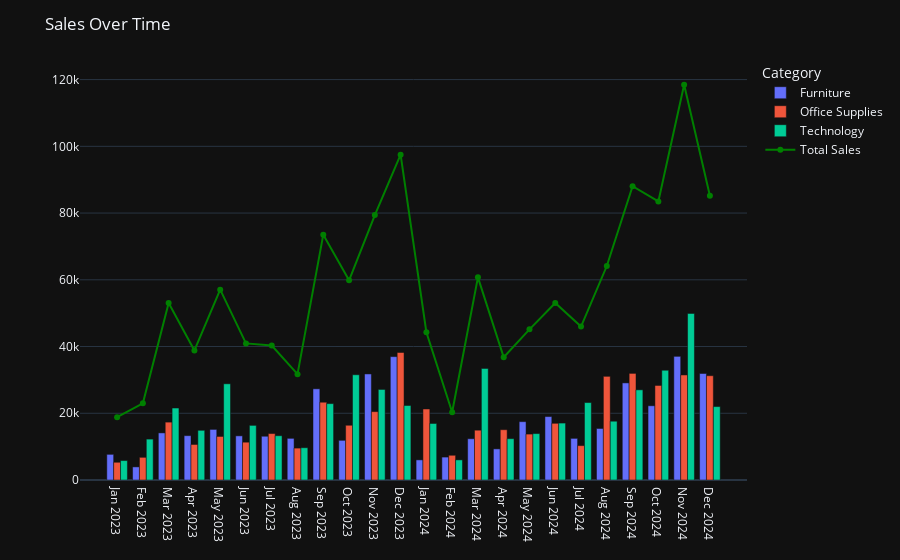

Notebook cell for this chart:
### Code cell
fulfillment_over_time_bycategory = df_to_chart.groupby(['Order Month Year', 'Order Month', 'Order Year', 'Category'])['Sales'].sum().reset_index()
cats = ['Jan', 'Feb', 'Mar', 'Apr','May', 'Jun', 'Jul', 'Aug', 'Sep', 'Oct', 'Nov', 'Dec']
fulfillment_over_time_bycategory['Order Month'] = pd.Categorical(fulfillment_over_time_bycategory['Order Month'], categories=cats, ordered=True)
# fig = px.bar(sales_over_time, x='Order Month Year', y='Sales', title="Sales Over Time")
fulfillment_over_time_bycategory = fulfillment_over_time_bycategory.sort_values(by=['Order Year', 'Order Month'])
sales_over_time = df_to_chart.groupby(['Order Month Year', 'Order Month', 'Order Year'])['Sales'].sum().reset_index()
sales_over_time['Order Month'] = pd.Categorical(sales_over_time['Order Month'], categories=cats, ordered=True)
sales_over_time = sales_over_time.sort_values(by=['Order Year', 'Order Month'])

fig = px.bar(fulfillment_over_time_bycategory, x='Order Month Year', y='Sales', color='Category', barmode='group')
fig.add_scatter(
    x=sales_over_time['Order Month Year'],
    y=sales_over_time['Sales'],
    mode='lines+markers',
    name='Total Sales',
    line=dict(color='green', width=2)
)
fig.update_layout(
    title='Sales Over Time',
    xaxis_title=None,
    yaxis_title=None
)

fig.show()

### Figure 1 — Plotly figure (JSON) as saved in the notebook; plotly's stock layout.template omitted (floating-point values rounded to 4 significant figures)
{"data": [{"alignmentgroup": "True", "hovertemplate": "Category=Furniture<br>Order Month Year=%{x}<br>Sales=%{y}<extra></extra>", "legendgroup": "Furniture", "marker": {"color": "#636efa", "pattern": {"shape": ""}}, "name": "Furniture", "offsetgroup": "Furniture", "orientation": "v", "showlegend": true, "textposition": "auto", "x": ["Jan 2023", "Feb 2023", "Mar 2023", "Apr 2023", "May 2023", "Jun 2023", "Jul 2023", "Aug 2023", "Sep 2023", "Oct 2023", "Nov 2023", "Dec 2023", "Jan 2024", "Feb 2024", "Mar 2024", "Apr 2024", "May 2024", "Jun 2024", "Jul 2024", "Aug 2024", "Sep 2024", "Oct 2024", "Nov 2024", "Dec 2024"], "xaxis": "x", "y": [7688.0, 3926.0, 14120.0, 13290.0, 15160.0, 13230.0, 13120.0, 12480.0, 27330.0, 11890.0, 31780.0, 36970.0, 6029.0, 6866.0, 12370.0, 9323.0, 17480.0, 19010.0, 12480.0, 15440.0, 29100.0, 22250.0, 37060.0, 31920.0], "yaxis": "y", "type": "bar"}, {"alignmentgroup": "True", "hovertemplate": "Category=Office Supplies<br>Order Month Year=%{x}<br>Sales=%{y}<extra></extra>", "legendgroup": "Office Supplies", "marker": {"color": "#EF553B", "pattern": {"shape": ""}}, "name": "Office Supplies", "offsetgroup": "Office Supplies", "orientation": "v", "showlegend": true, "textposition": "auto", "x": ["Jan 2023", "Feb 2023", "Mar 2023", "Apr 2023", "May 2023", "Jun 2023", "Jul 2023", "Aug 2023", "Sep 2023", "Oct 2023", "Nov 2023", "Dec 2023", "Jan 2024", "Feb 2024", "Mar 2024", "Apr 2024", "May 2024", "Jun 2024", "Jul 2024", "Aug 2024", "Sep 2024", "Oct 2024", "Nov 2024", "Dec 2024"], "xaxis": "x", "y": [5313.0, 6794.0, 17350.0, 10650.0, 13050.0, 11330.0, 13920.0, 9561.0, 23310.0, 16400.0, 20490.0, 38210.0, 21290.0, 7408.0, 14930.0, 15070.0, 13760.0, 16990.0, 10300.0, 31070.0, 31950.0, 28330.0, 31480.0, 31260.0], "yaxis": "y", "type": "bar"}, {"alignmentgroup": "True", "hovertemplate": "Category=Technology<br>Order Month Year=%{x}<br>Sales=%{y}<extra></extra>", "legendgroup": "Technology", "marker": {"color": "#00cc96", "pattern": {"shape": ""}}, "name": "Technology", "offsetgroup": "Technology", "orientation": "v", "showlegend": true, "textposition": "auto", "x": ["Jan 2023", "Feb 2023", "Mar 2023", "Apr 2023", "May 2023", "Jun 2023", "Jul 2023", "Aug 2023", "Sep 2023", "Oct 2023", "Nov 2023", "Dec 2023", "Jan 2024", "Feb 2024", "Mar 2024", "Apr 2024", "May 2024", "Jun 2024", "Jul 2024", "Aug 2024", "Sep 2024", "Oct 2024", "Nov 2024", "Dec 2024"], "xaxis": "x", "y": [5830.0, 12260.0, 21570.0, 14890.0, 28830.0, 16370.0, 13270.0, 9672.0, 22880.0, 31540.0, 27140.0, 22320.0, 16940.0, 6027.0, 33430.0, 12380.0, 13910.0, 17060.0, 23210.0, 17620.0, 27020.0, 32900.0, 49920.0, 22000.0], "yaxis": "y", "type": "bar"}, {"line": {"color": "green", "width": 2}, "mode": "lines+markers", "name": "Total Sales", "x": ["Jan 2023", "Feb 2023", "Mar 2023", "Apr 2023", "May 2023", "Jun 2023", "Jul 2023", "Aug 2023", "Sep 2023", "Oct 2023", "Nov 2023", "Dec 2023", "Jan 2024", "Feb 2024", "Mar 2024", "Apr 2024", "May 2024", "Jun 2024", "Jul 2024", "Aug 2024", "Sep 2024", "Oct 2024", "Nov 2024", "Dec 2024"], "y": [18830.0, 22980.0, 53030.0, 38830.0, 57040.0, 40940.0, 40300.0, 31720.0, 73520.0, 59830.0, 79410.0, 97500.0, 44260.0, 20300.0, 60730.0, 36780.0, 45160.0, 53060.0, 45990.0, 64130.0, 88060.0, 83470.0, 118500.0, 85180.0], "type": "scatter"}], "layout": {"xaxis": {"anchor": "y", "domain": [0.0, 1.0], "title": {}}, "yaxis": {"anchor": "x", "domain": [0.0, 1.0], "title": {}}, "legend": {"title": {"text": "Category"}, "tracegroupgap": 0}, "margin": {"t": 60}, "barmode": "group", "title": {"text": "Sales Over Time"}}}
